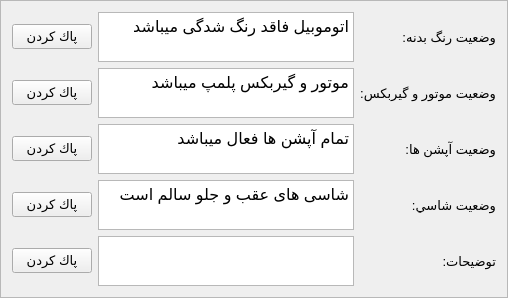
        <widget class="QFrame" name="frame_6">
         <property name="maximumSize">
          <size>
           <width>16777215</width>
           <height>500</height>
          </size>
         </property>
         <property name="frameShape">
          <enum>QFrame::StyledPanel</enum>
         </property>
         <property name="frameShadow">
          <enum>QFrame::Raised</enum>
         </property>
         <layout class="QGridLayout" name="gridLayout_2">
          <item row="0" column="2">
           <widget class="QLabel" name="label_13">
            <property name="font">
             <font>
              <pointsize>10</pointsize>
             </font>
            </property>
            <property name="text">
             <string>وضعيت رنگ بدنه:</string>
            </property>
           </widget>
          </item>
          <item row="2" column="1">
           <widget class="QTextEdit" name="OptionTxt">
            <property name="maximumSize">
             <size>
              <width>16777215</width>
              <height>50</height>
             </size>
            </property>
            <property name="palette">
             <palette>
              <active>
               <colorrole role="Button">
                <brush brushstyle="SolidPattern">
                 <color alpha="255">
                  <red>240</red>
                  <green>217</green>
                  <blue>200</blue>
                 </color>
                </brush>
               </colorrole>
              </active>
              <inactive>
               <colorrole role="Button">
                <brush brushstyle="SolidPattern">
                 <color alpha="255">
                  <red>240</red>
                  <green>217</green>
                  <blue>200</blue>
                 </color>
                </brush>
               </colorrole>
              </inactive>
              <disabled>
               <colorrole role="Button">
                <brush brushstyle="SolidPattern">
                 <color alpha="255">
                  <red>240</red>
                  <green>217</green>
                  <blue>200</blue>
                 </color>
                </brush>
               </colorrole>
              </disabled>
             </palette>
            </property>
            <property name="font">
             <font>
              <pointsize>12</pointsize>
             </font>
            </property>
            <property name="html">
             <string>&lt;!DOCTYPE HTML PUBLIC &quot;-//W3C//DTD HTML 4.0//EN&quot; &quot;http://www.w3.org/TR/REC-html40/strict.dtd&quot;&gt;
&lt;html&gt;&lt;head&gt;&lt;meta name=&quot;qrichtext&quot; content=&quot;1&quot; /&gt;&lt;style type=&quot;text/css&quot;&gt;
p, li { white-space: pre-wrap; }
&lt;/style&gt;&lt;/head&gt;&lt;body style=&quot; font-family:'MS Shell Dlg 2'; font-size:12pt; font-weight:400; font-style:normal;&quot;&gt;
&lt;p align=&quot;right&quot; style=&quot; margin-top:0px; margin-bottom:0px; margin-left:0px; margin-right:0px; -qt-block-indent:0; text-indent:0px;&quot;&gt;تمام آپشن ها فعال میباشد&lt;/p&gt;&lt;/body&gt;&lt;/html&gt;</string>
            </property>
           </widget>
          </item>
          <item row="0" column="0">
           <widget class="QPushButton" name="RemoveCarColorCondBtn">
            <property name="font">
             <font>
              <pointsize>10</pointsize>
             </font>
            </property>
            <property name="text">
             <string>پاك كردن</string>
            </property>
           </widget>
          </item>
          <item row="3" column="1">
           <widget class="QTextEdit" name="ShasiCondTxt">
            <property name="maximumSize">
             <size>
              <width>16777215</width>
              <height>50</height>
             </size>
            </property>
            <property name="palette">
             <palette>
              <active>
               <colorrole role="Button">
                <brush brushstyle="SolidPattern">
                 <color alpha="255">
                  <red>240</red>
                  <green>217</green>
                  <blue>200</blue>
                 </color>
                </brush>
               </colorrole>
              </active>
              <inactive>
               <colorrole role="Button">
                <brush brushstyle="SolidPattern">
                 <color alpha="255">
                  <red>240</red>
                  <green>217</green>
                  <blue>200</blue>
                 </color>
                </brush>
               </colorrole>
              </inactive>
              <disabled>
               <colorrole role="Button">
                <brush brushstyle="SolidPattern">
                 <color alpha="255">
                  <red>240</red>
                  <green>217</green>
                  <blue>200</blue>
                 </color>
                </brush>
               </colorrole>
              </disabled>
             </palette>
            </property>
            <property name="font">
             <font>
              <pointsize>12</pointsize>
             </font>
            </property>
            <property name="html">
             <string>&lt;!DOCTYPE HTML PUBLIC &quot;-//W3C//DTD HTML 4.0//EN&quot; &quot;http://www.w3.org/TR/REC-html40/strict.dtd&quot;&gt;
&lt;html&gt;&lt;head&gt;&lt;meta name=&quot;qrichtext&quot; content=&quot;1&quot; /&gt;&lt;style type=&quot;text/css&quot;&gt;
p, li { white-space: pre-wrap; }
&lt;/style&gt;&lt;/head&gt;&lt;body style=&quot; font-family:'MS Shell Dlg 2'; font-size:12pt; font-weight:400; font-style:normal;&quot;&gt;
&lt;p align=&quot;right&quot; style=&quot; margin-top:0px; margin-bottom:0px; margin-left:0px; margin-right:0px; -qt-block-indent:0; text-indent:0px;&quot;&gt;شاسی های عقب و جلو سالم است&lt;/p&gt;&lt;/body&gt;&lt;/html&gt;</string>
            </property>
           </widget>
          </item>
          <item row="2" column="0">
           <widget class="QPushButton" name="RemoveOptionBtn">
            <property name="font">
             <font>
              <pointsize>10</pointsize>
             </font>
            </property>
            <property name="text">
             <string>پاك كردن</string>
            </property>
           </widget>
          </item>
          <item row="3" column="0">
           <widget class="QPushButton" name="RemoveShasiCondBtn">
            <property name="font">
             <font>
              <pointsize>10</pointsize>
             </font>
            </property>
            <property name="text">
             <string>پاك كردن</string>
            </property>
           </widget>
          </item>
          <item row="0" column="1">
           <widget class="QTextEdit" name="CarColorCondTxt">
            <property name="maximumSize">
             <size>
              <width>16777215</width>
              <height>50</height>
             </size>
            </property>
            <property name="palette">
             <palette>
              <active>
               <colorrole role="Button">
                <brush brushstyle="SolidPattern">
                 <color alpha="255">
                  <red>240</red>
                  <green>217</green>
                  <blue>200</blue>
                 </color>
                </brush>
               </colorrole>
              </active>
              <inactive>
               <colorrole role="Button">
                <brush brushstyle="SolidPattern">
                 <color alpha="255">
                  <red>240</red>
                  <green>217</green>
                  <blue>200</blue>
                 </color>
                </brush>
               </colorrole>
              </inactive>
              <disabled>
               <colorrole role="Button">
                <brush brushstyle="SolidPattern">
                 <color alpha="255">
                  <red>240</red>
                  <green>217</green>
                  <blue>200</blue>
                 </color>
                </brush>
               </colorrole>
              </disabled>
             </palette>
            </property>
            <property name="font">
             <font>
              <pointsize>12</pointsize>
             </font>
            </property>
            <property name="html">
             <string>&lt;!DOCTYPE HTML PUBLIC &quot;-//W3C//DTD HTML 4.0//EN&quot; &quot;http://www.w3.org/TR/REC-html40/strict.dtd&quot;&gt;
&lt;html&gt;&lt;head&gt;&lt;meta name=&quot;qrichtext&quot; content=&quot;1&quot; /&gt;&lt;style type=&quot;text/css&quot;&gt;
p, li { white-space: pre-wrap; }
&lt;/style&gt;&lt;/head&gt;&lt;body style=&quot; font-family:'MS Shell Dlg 2'; font-size:12pt; font-weight:400; font-style:normal;&quot;&gt;
&lt;p align=&quot;right&quot; style=&quot; margin-top:0px; margin-bottom:0px; margin-left:0px; margin-right:0px; -qt-block-indent:0; text-indent:0px;&quot;&gt;اتوموبیل فاقد رنگ شدگی میباشد&lt;/p&gt;&lt;/body&gt;&lt;/html&gt;</string>
            </property>
           </widget>
          </item>
          <item row="1" column="1">
           <widget class="QTextEdit" name="GirboxCondTxt">
            <property name="maximumSize">
             <size>
              <width>16777215</width>
              <height>50</height>
             </size>
            </property>
            <property name="palette">
             <palette>
              <active>
               <colorrole role="Button">
                <brush brushstyle="SolidPattern">
                 <color alpha="255">
                  <red>240</red>
                  <green>217</green>
                  <blue>200</blue>
                 </color>
                </brush>
               </colorrole>
              </active>
              <inactive>
               <colorrole role="Button">
                <brush brushstyle="SolidPattern">
                 <color alpha="255">
                  <red>240</red>
                  <green>217</green>
                  <blue>200</blue>
                 </color>
                </brush>
               </colorrole>
              </inactive>
              <disabled>
               <colorrole role="Button">
                <brush brushstyle="SolidPattern">
                 <color alpha="255">
                  <red>240</red>
                  <green>217</green>
                  <blue>200</blue>
                 </color>
                </brush>
               </colorrole>
              </disabled>
             </palette>
            </property>
            <property name="font">
             <font>
              <pointsize>12</pointsize>
             </font>
            </property>
            <property name="html">
             <string>&lt;!DOCTYPE HTML PUBLIC &quot;-//W3C//DTD HTML 4.0//EN&quot; &quot;http://www.w3.org/TR/REC-html40/strict.dtd&quot;&gt;
&lt;html&gt;&lt;head&gt;&lt;meta name=&quot;qrichtext&quot; content=&quot;1&quot; /&gt;&lt;style type=&quot;text/css&quot;&gt;
p, li { white-space: pre-wrap; }
&lt;/style&gt;&lt;/head&gt;&lt;body style=&quot; font-family:'MS Shell Dlg 2'; font-size:12pt; font-weight:400; font-style:normal;&quot;&gt;
&lt;p align=&quot;right&quot; style=&quot; margin-top:0px; margin-bottom:0px; margin-left:0px; margin-right:0px; -qt-block-indent:0; text-indent:0px;&quot;&gt;موتور و گیربکس پلمپ میباشد&lt;/p&gt;&lt;/body&gt;&lt;/html&gt;</string>
            </property>
           </widget>
          </item>
          <item row="2" column="2">
           <widget class="QLabel" name="label_15">
            <property name="font">
             <font>
              <pointsize>10</pointsize>
             </font>
            </property>
            <property name="text">
             <string>وضعيت آپشن ها:</string>
            </property>
           </widget>
          </item>
          <item row="5" column="0">
           <widget class="QPushButton" name="RemoveInfBtn">
            <property name="font">
             <font>
              <pointsize>10</pointsize>
             </font>
            </property>
            <property name="text">
             <string>پاك كردن</string>
            </property>
           </widget>
          </item>
          <item row="1" column="0">
           <widget class="QPushButton" name="RemoveGirboxCondBtn">
            <property name="font">
             <font>
              <pointsize>10</pointsize>
             </font>
            </property>
            <property name="text">
             <string>پاك كردن</string>
            </property>
           </widget>
          </item>
          <item row="5" column="2">
           <widget class="QLabel" name="label_17">
            <property name="font">
             <font>
              <pointsize>10</pointsize>
             </font>
            </property>
            <property name="text">
             <string>توضيحات:</string>
            </property>
           </widget>
          </item>
          <item row="3" column="2">
           <widget class="QLabel" name="label_16">
            <property name="font">
             <font>
              <pointsize>10</pointsize>
             </font>
            </property>
            <property name="text">
             <string>وضعيت شاسي:</string>
            </property>
           </widget>
          </item>
          <item row="1" column="2">
           <widget class="QLabel" name="label_14">
            <property name="font">
             <font>
              <pointsize>10</pointsize>
             </font>
            </property>
            <property name="text">
             <string>وضعيت موتور و گيربكس:</string>
            </property>
           </widget>
          </item>
          <item row="5" column="1">
           <widget class="QTextEdit" name="InfTxt">
            <property name="maximumSize">
             <size>
              <width>16777215</width>
              <height>50</height>
             </size>
            </property>
            <property name="palette">
             <palette>
              <active>
               <colorrole role="Button">
                <brush brushstyle="SolidPattern">
                 <color alpha="255">
                  <red>240</red>
                  <green>217</green>
                  <blue>200</blue>
                 </color>
                </brush>
               </colorrole>
              </active>
              <inactive>
               <colorrole role="Button">
                <brush brushstyle="SolidPattern">
                 <color alpha="255">
                  <red>240</red>
                  <green>217</green>
                  <blue>200</blue>
                 </color>
                </brush>
               </colorrole>
              </inactive>
              <disabled>
               <colorrole role="Button">
                <brush brushstyle="SolidPattern">
                 <color alpha="255">
                  <red>240</red>
                  <green>217</green>
                  <blue>200</blue>
                 </color>
                </brush>
               </colorrole>
              </disabled>
             </palette>
            </property>
            <property name="font">
             <font>
              <pointsize>12</pointsize>
             </font>
            </property>
            <property name="html">
             <string>&lt;!DOCTYPE HTML PUBLIC &quot;-//W3C//DTD HTML 4.0//EN&quot; &quot;http://www.w3.org/TR/REC-html40/strict.dtd&quot;&gt;
&lt;html&gt;&lt;head&gt;&lt;meta name=&quot;qrichtext&quot; content=&quot;1&quot; /&gt;&lt;style type=&quot;text/css&quot;&gt;
p, li { white-space: pre-wrap; }
&lt;/style&gt;&lt;/head&gt;&lt;body style=&quot; font-family:'MS Shell Dlg 2'; font-size:12pt; font-weight:400; font-style:normal;&quot;&gt;
&lt;p align=&quot;right&quot; style=&quot;-qt-paragraph-type:empty; margin-top:0px; margin-bottom:0px; margin-left:0px; margin-right:0px; -qt-block-indent:0; text-indent:0px;&quot;&gt;&lt;br /&gt;&lt;/p&gt;&lt;/body&gt;&lt;/html&gt;</string>
            </property>
           </widget>
          </item>
         </layout>
        </widget>
